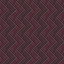

A level layout from a 2D game, rendered from its tile map. Below: a short description, then the map file with its tile-grid data intact:
An orthogonal 2x2 tile map with 32x32 px tiles, 1 tile layer (Assembly), 3 tilesets.

<map version="1.10" orientation="orthogonal" renderorder="right-down" width="2" height="2" tilewidth="32" tileheight="32" infinite="0" nextlayerid="2" nextobjectid="1">
  <tileset firstgid="1" source="../floors.tsx" />
  <tileset firstgid="321" source="../walls.tsx" />
  <tileset firstgid="961" source="../architecture.tsx" />
  <layer id="1" name="Assembly" width="2" height="2">
    <data encoding="csv">
33,34,
49,50
</data>
  </layer>
</map>
